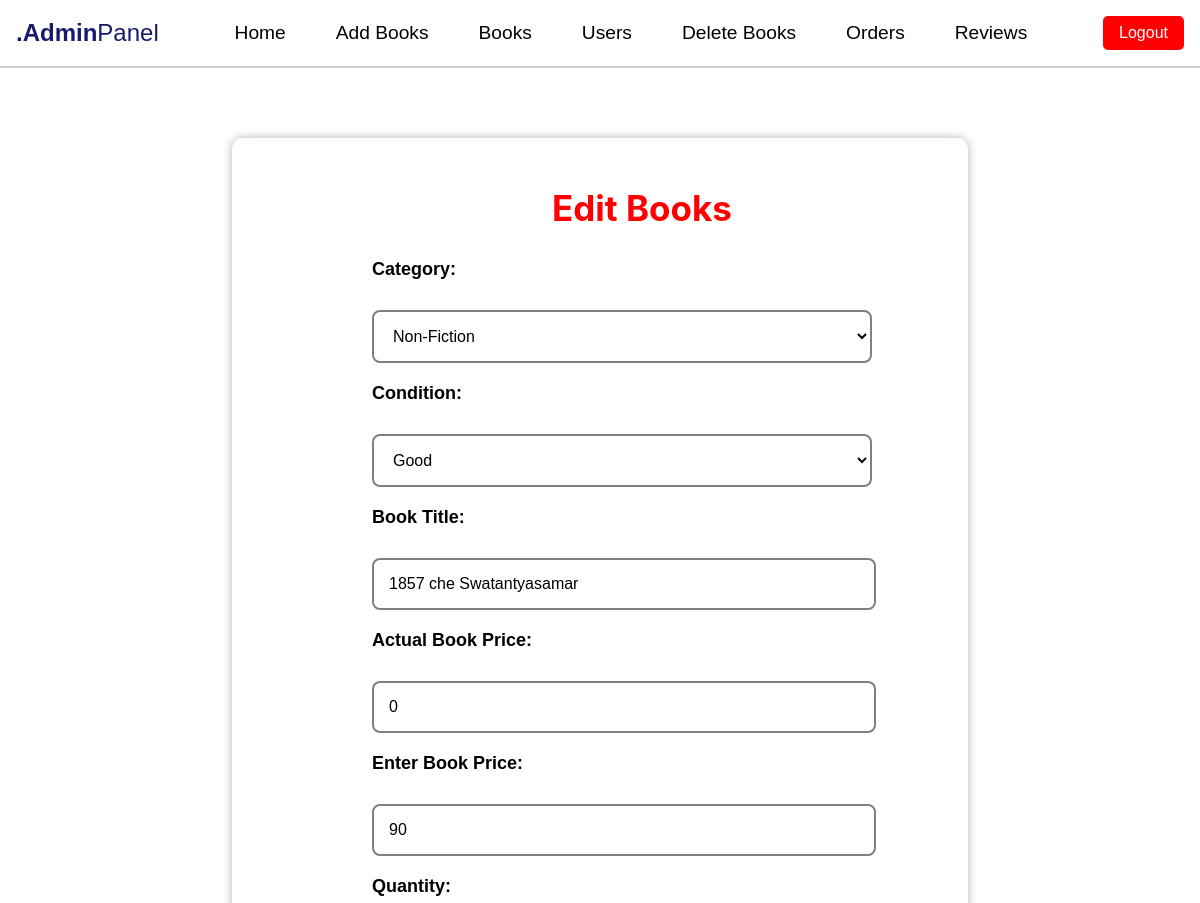
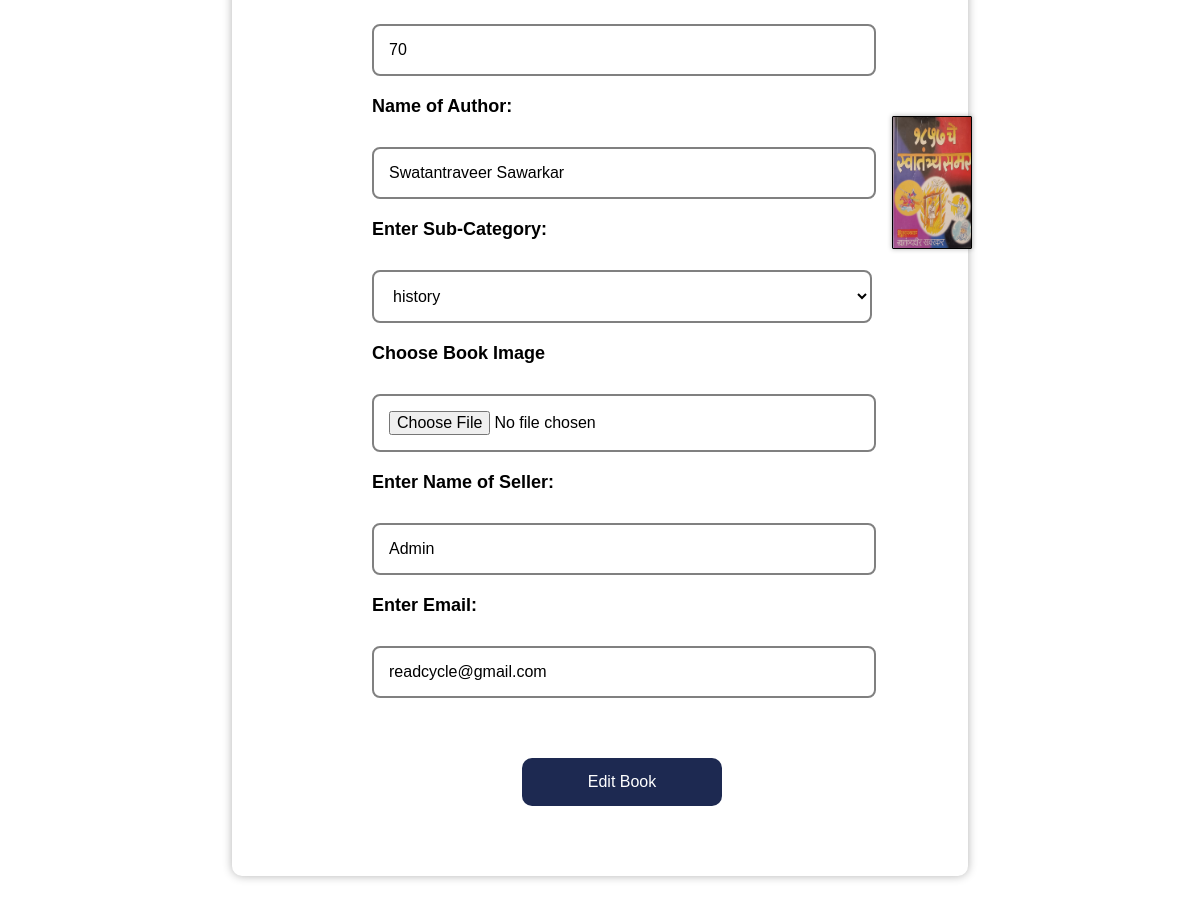
Page /admin_addbook.php?book_id=2 on the committed database (2 pictures, top to bottom).
### tables this page shows
CREATE TABLE `add_books` (
  `book_id` int(11) NOT NULL,
  `category` varchar(30) NOT NULL,
  `book_condition` varchar(30) NOT NULL,
  `book_name` varchar(50) NOT NULL,
  `actual_price` float NOT NULL,
  `price` float NOT NULL,
  `author` varchar(30) NOT NULL,
  `subcategory` varchar(30) NOT NULL,
  `book_image` varchar(255) NOT NULL,
  `name` varchar(50) NOT NULL,
  `email` varchar(50) NOT NULL,
  `quantity` int(11) NOT NULL,
  `admin_cut` decimal(10,2) DEFAULT 0.00,
  `condition_deduction` decimal(10,2) DEFAULT 0.00
);

### admin_addbook.php (the view, shortened to what this page needs)
<?php
$servername = "localhost";
$username = "root";
$password = "";
$dbname = "readcycle";
$conn = new mysqli($servername, $username, $password, $dbname);
$book_id = $_GET['book_id'];
$sql = "SELECT * FROM add_books WHERE book_id = ?";
$stmt = $conn->prepare($sql);
$stmt->bind_param("i", $book_id);
$stmt->execute();
$result = $stmt->get_result();
if ($result->num_rows > 0) {
    $row = $result->fetch_assoc();
    $book_title = $row['book_name'];
    $category = $row['category'];
    $book_condition = $row['book_condition'];
    $price = $row['price'];
	$bookactualprice = $row['actual_price'];
	$quantity = $row['quantity'];
    $author = $row['author'];
    $subcategory = $row['subcategory'];
    $book_image = $row['book_image'];
    $name = $row['name'];
    $email = $row['email'];
} else {
    echo "Book not found.";
}
$sql_subcategories = "SELECT DISTINCT subcategory FROM add_books WHERE category = ?";
$stmt_subcategories = $conn->prepare($sql_subcategories);
$stmt_subcategories->bind_param("s", $category);
$stmt_subcategories->execute();
$result_subcategories = $stmt_subcategories->get_result();
$subcategory_options = [];
if ($result_subcategories->num_rows > 0) {
    while ($row_subcategory = $result_subcategories->fetch_assoc()) {
        $subcategory_options[] = $row_subcategory['subcategory'];
    }
} else {
    $subcategory_options[] = "No subcategories available";
}
?>
<!DOCTYPE html>
<html>
<head>
<link rel="stylesheet" href="https://cdnjs.cloudflare.com/ajax/libs/font-awesome/6.5.1/css/all.min.css">
</head>
<body>
<?php include 'admin_header1.php'; ?>
<div id="addbooksContent" class="content-area">
    <div class="content-container">
        <h2>Edit Books</h2>
        <form action="adminupdate_book.php" method="post" enctype="multipart/form-data">
            <label for="category">Category:</label>
            <select id="category" name="category">
                <option value="non-fiction" <?php if(isset($category) && $category == "non-fiction") echo "selected"; ?>>Non-Fiction</option>
            </select>
            <label for="condition">Condition:</label>
            <select id="condition" name="condition">
                <option value="good" <?php if(isset($book_condition) && $book_condition == "good") echo "selected"; ?>>Good</option>
            </select>
            <label for="bookname">Book Title:</label>
            <input type="text" id="bookname" name="bookname" value="<?php echo $book_title; ?>" required>
<label for="bookactualprice">Actual Book Price:</label>
<input type="text" id="bookactualprice" name="bookactualprice" value="<?php echo $bookactualprice; ?>" required oninput="calculateBookPrice()">
            <label for="bookprice">Enter Book Price:</label>
            <input type="text" id="bookprice" name="bookprice" value="<?php echo $price; ?>" required>
			 <label for="quantity">Quantity:</label>
        <input type="number" id="quantity" name="quantity" value="<?php echo $quantity; ?>" required>
            <label for="author">Name of Author:</label>
            <input type="text" id="author" name="author" value="<?php echo $author; ?>" required>
            <label for="subcategory">Enter Sub-Category:</label>
            <select id="subcategory" name="subcategory">
                <?php foreach ($subcategory_options as $option) : ?>
                    <option value="<?php echo $option; ?>" <?php if(isset($subcategory) && $subcategory == $option) echo "selected"; ?>><?php echo $option; ?></option>
                <?php endforeach; ?>
            </select>
            <label for="file" class="select-image"> Choose Book Image </label>
            <input type="file" id="file" name="file" accept="image/*">
            <img id="preview-image" src="<?php echo $book_image; ?>" alt="Book Image">
            <label for="name">Enter Name of Seller:</label>
            <input type="text" id="name" name="name" placeholder="Enter name of seller" value="<?php echo $name; ?>" required>
            <label for="email">Enter Email:</label>
            <input type="email" id="email" name="email" placeholder="Enter email of seller" value="<?php echo $email; ?>" required>
            <button type="submit">Edit Book</button>
        </form>
    </div>
</div>

### admin_addbook.php (style rules this page uses)
body { margin: 0px; padding: 0px; box-sizing: border-box; font-family: "Poppins", san-serif; background-color: #fff; }
#addbooksContent { background-image: none; background-color: #fff; padding: 20px; margin: 0 auto; max-width: 1300px; margin-top: 0px; }
#addbooksContent form { position: relative; display: flex; flex-direction: column; gap: 20px; max-width: 500px; margin: 30px 0 50px 50px; }
#addbooksContent label { font-size: 18px; font-weight: bold; color: black; margin-bottom: 10px; margin-left: 70px; }
#addbooksContent input { padding: 15px; font-size: 16px; border: 2px solid grey; border-radius: 8px; width: 470px; background-color: transparent; color: black; margin-left: 70px; }
#addbooksContent button { padding: 15px; background-color: #1d2951; font-size: 16px; color: #fff; border: none; cursor: pointer; border-radius: 10px; width: 40%; margin-top: 40px; margin-left: 220px; }
#addbooksContent h2 { font-size: 35px; margin-left: 300px; font-family: Inter, sans-serif; color: red; }
.content-container { background-color: #fff; padding: 20px; border-radius: 10px; box-shadow: 0 0 10px rgba(0, 0, 0, 0.3); margin: 50px auto; max-width: 60%; }
#addbooksContent select { padding: 15px; font-size: 16px; border: 2px solid grey; border-radius: 8px; width: 100%; background-color: transparent; color: black; margin-left: 70px; cursor: pointer; }
#addbooksContent option { background-color: #fff; color: #000; }
#preview-image { max-width: 20%; height: 9%; display: block; border: 1px solid black; border-radius: 1px; box-shadow: 0 0 5px rgba(0, 0, 0, 0.3); position: absolute; top: 0; right: 0; margin-top: 760px; margin-right: -170px; }

### admin_header1.php (style rules this page uses)
body { margin: 0; padding: 0; font-family: Arial, sans-serif; background-color: #fff; }

### rows in the picture
add_books: category "Non-Fiction", condition "Good", bookname "1857 che Swatantyasamar", bookactualprice "0", bookprice "90", quantity "70", author "Swatantraveer Sawarkar", subcategory "history", book_image (picture), name "Admin", email "readcycle@gmail.com"
